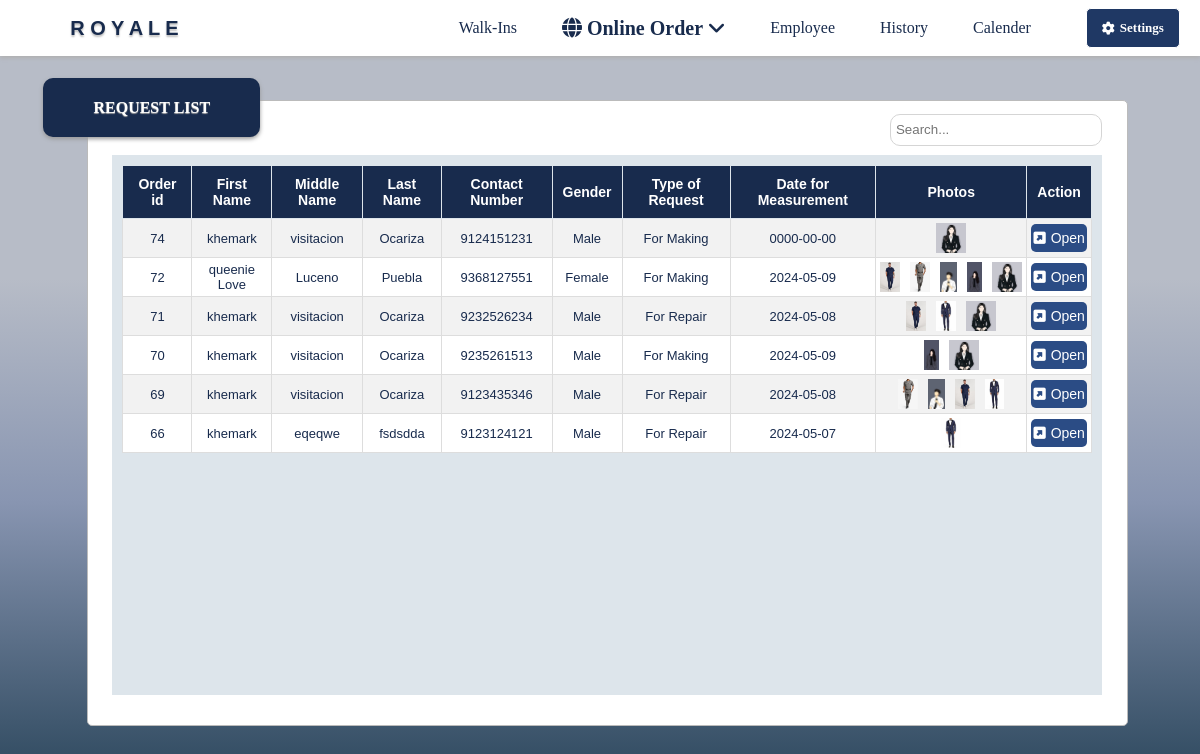
Page /trash/onlineOrder/requestlist.php on the committed database.
### tables this page shows
CREATE TABLE `royale_orders_tbl` (
  `order_id` int(11) NOT NULL,
  `status` varchar(50) NOT NULL,
  `req_fname` varchar(255) NOT NULL,
  `req_mname` varchar(255) NOT NULL,
  `req_lname` varchar(255) NOT NULL,
  `req_contact` bigint(11) NOT NULL,
  `req_address` varchar(255) NOT NULL,
  `req_gender` varchar(50) NOT NULL,
  `req_type` varchar(50) NOT NULL,
  `req_date` date NOT NULL,
  `add_info` varchar(1000) NOT NULL,
  `photo` varchar(255) NOT NULL,
  `deadline` date NOT NULL,
  `assigned_emp` varchar(255) NOT NULL,
  `price` bigint(255) NOT NULL,
  `measurements` varchar(9999) NOT NULL,
  `fee` bigint(255) NOT NULL,
  `payment` bigint(255) NOT NULL,
  `balance` bigint(255) NOT NULL,
  `dateTime1` datetime NOT NULL,
  `new_payment` bigint(255) NOT NULL,
  `new_balance` bigint(255) NOT NULL,
  `dateTime2` datetime NOT NULL,
  `refund` bigint(255) NOT NULL
);

### trash/onlineOrder/requestlist.php (the view, shortened to what this page needs)
<?php
include ('dbconnect.php');
?>
<!DOCTYPE html>
<html lang="en">
<head>
    <link href="../../fontawesome/css/fontawesome.css" rel="stylesheet" />
    <link href="../../fontawesome/css/brands.css" rel="stylesheet" />
    <link href="../../fontawesome/css/solid.css" rel="stylesheet" />
    <link rel="stylesheet" href="css/requestlist.css?v=<?php echo time(); ?>">
    <link rel="stylesheet" href="css/header.css?v=<?php echo time(); ?>">
    <link rel="stylesheet" href="css/fullscreen.css?v=<?php echo time(); ?>">
</head>
<body>
    <div class="navbar-container">
        <nav class="navbar">
            <a class="logoLabel">R O Y A L E</a>
            <ul>
                <li><a href="#">Walk-Ins</a></li>
                <li class="dropdown">
                    <a href="requestlist.php" class="bold-text"><i class="fas fa-globe flipping-icon"></i> Online Order
                        <i class="fa-solid fa-angle-down"></i></a>
                <li><a href="#">Employee</a></li>
                <li><a href="#">History</a></li>
                <li><a href="#">Calender</a></li>
                <a class="settings-btn" href="../settings/settings.php"><i class="fa-solid fa-gear"  id="rotate-icon"></i> Settings</a>
            </ul>
        </nav>
    </div>
    <div class="container">
        <div class="header-text"><label for="">REQUEST LIST</label></div>
        <div class="middle-content">
            <div class="search-holder">
                <div class="search"><input type="text" id="search" name="search" placeholder="Search..."></div>
            </div>
            <div class="table-holder">
                <table>
                    <tr>
                        <th>Order id</th>
                        <th>First Name</th>
                        <th>Middle Name</th>
                        <th>Last Name</th>
                        <th>Contact Number</th>
                        <th>Gender</th>
                        <th>Type of Request</th>
                        <th>Date for Measurement</th>
                        <th>Photos</th>
                        <th>Action</th>
                    </tr>
                    <?php $fetchdata = "SELECT * FROM royale_orders_tbl WHERE status='request' ORDER BY order_id DESC";
                    $result = mysqli_query($con, $fetchdata);
                    while ($row = mysqli_fetch_assoc($result)) {
                        $id = $row['order_id'];
                        $reqfname = $row['req_fname'];
                        $reqmname = $row['req_mname'];
                        $reqlname = $row['req_lname'];
                        $reqcontact = $row['req_contact'];
                        $reqgender = $row['req_gender'];
                        $reqtype = $row['req_type'];
                        $reqdate = $row['req_date'];
                        $imageNamesSerialized = $row['photo'];
                        $imageNames = unserialize($imageNamesSerialized);
                        ?>
                        <tr>
                            <td><?php echo $id ?></td>
                            <td><?php echo $reqfname ?></td>
                            <td><?php echo $reqmname ?></td>
                            <td><?php echo $reqlname ?></td>
                            <td><?php echo $reqcontact ?></td>
                            <td><?php echo $reqgender ?></td>
                            <td><?php echo $reqtype ?></td>
                            <td><?php echo $reqdate ?></td>
                            <td>
                                <div class="table-photo">
                                    <?php foreach ($imageNames as $imageName) {
                                        echo "<img src='../$imageName' alt='Image'  onclick='openFullscreen(this)'> ";
                                    }
                                    ?>
                                </div>
                            </td>
                            <td class="button-holder">
                                <a class="open-btn" href="view_request.php?manage_id=<?php echo $id; ?>"><i
                                        class="fa-solid fa-square-up-right"></i> Open</a>
                            </td>
                        </tr>
                    <?php } ?>
                </table>
            </div>
        </div>
    </div>
</body>
</html>

### trash/onlineOrder/css/requestlist.css (style rules this page uses)
.container { height: 93vh; background: linear-gradient(360deg, rgb(17, 51, 79) 0.5%, rgb(51, 77, 99) 5%, rgb(136, 149, 177) 40%, rgb(183, 188, 199) 70%); display: grid; grid-template-columns: 0.15fr 0.15fr 0.30fr 0.30fr 3fr 0.25fr; grid-template-rows: 0.15fr 0.15fr 0.25fr 4fr 0.5fr; }
.header-text { grid-column-start: 2; grid-column-end: 5; grid-row-start: 2; grid-row-end: 4; background-color: #182B4D; border-radius: 10px; display: flex; align-items: center; justify-content: center; box-shadow: 0 2px 4px rgb(152, 152, 152); z-index: 3; }
.header-text label { font-weight: bold; font-size: 16px; text-shadow: 0 1px 1px rgb(166, 166, 166); font-family: Cambria, Cochin, Georgia, Times, 'Times New Roman', serif; color: white; }
.middle-content { grid-column-start: 3; grid-column-end: 6; grid-row-start: 3; grid-row-end: 5; background-color: white; border-radius: 5px; border: 1px solid rgb(187, 187, 187); display: grid; grid-template-columns: 0.1fr 4fr 0.1fr; grid-template-rows: 0.03fr 0.15fr 0.02fr 2fr 0.1fr; }
.search-holder { grid-column-start: 2; grid-column-end: 3; grid-row-start: 2; grid-row-end: 3; margin-left: 200px; }
.search-holder .search { height: 100%; display: flex; justify-content: flex-end; align-items: center; }
.search-holder .search input { width: 200px; height: 20px; padding: 5px; border-radius: 10px; border: 1px solid rgb(213, 213, 213); }
.table-holder { grid-column-start: 2; grid-column-end: 3; grid-row-start: 4; grid-row-end: 5; background-color: rgb(221, 229, 235); height: 65vh; overflow-y: scroll; margin: 0; padding: 10px; }
table { border-collapse: collapse; width: 100%; margin: 0; padding: 0; background-color: white; top: 0; }
table th { border: 1px solid rgb(221, 229, 235); padding:10px; font-weight: bold; font-size: 14px; color: white; top: 0; position: -webkit-sticky; position: sticky; z-index: 1; background-color: #182B4D; }
table td { border: 1px solid #ddd; padding: 4px; font-size: 13px; color: #182B4D; text-align: center; }
table tr:nth-child(even) { background-color: #f2f2f2; }
.table-photo { display: flex; justify-content: center; align-items: center; gap: 10px; }
.table-photo img { max-height: 30px; width: auto; cursor: pointer; }
td .open-btn { padding-top: 6px; padding-bottom: 6px; padding-left: 0; padding-right: 0; text-decoration: none; display: flex; justify-content: center; align-items: center; color: white; background-color: #2b4c85; border-radius: 5px; gap: 5px; font-size: 14px; }

### trash/onlineOrder/css/header.css (style rules this page uses)
* { margin: 0; padding: 0; font-family: 'Trebuchet MS', 'Lucida Sans Unicode', 'Lucida Grande', 'Lucida Sans', Arial, sans-serif; }
body { height: 100vh; }
.navbar-container { top: 0; position: -webkit-sticky; position: sticky; z-index: 2; }
.navbar { height: 7vh; display: flex; justify-content: center; background-color:white; box-shadow: 0 2px 4px #b0b0b0; gap: 10px; }
.navbar ul { display: flex; list-style-type: none; margin: 0; padding: 0; gap: 5px; }
nav ul li { display: flex; align-items: center; }
nav ul li a { display: block; padding: 10px; text-decoration: none; color: #000; font-family: Cambria, Cochin, Georgia, Times, 'Times New Roman', serif; }
.navbar .logoLabel { font-weight: bold; color: #182B4D; display: flex; justify-content: center; align-items: center; font-size: 20px; margin-right: 200px; text-shadow: 0 2px 2px #bebebe; }
.navbar li a { padding-left: 20px; padding-right: 20px; background-color: white; color: #182B4D; }
.navbar a { text-decoration: none; color: #333; padding-left: 50px; padding-right: 50px; color: black; }
.navbar .settings-btn { font-size: 13px; padding: 7px; padding-left:15px; padding-right: 15px; margin-top: 8px; margin-bottom: 8px; font-weight: bold; border-radius: 5px; margin-left: 30px; background-color: #1f3864; border: 1px solid white; color: white; cursor: pointer; display: flex; justify-content: center; align-items: center; gap: 5px; font-family: Cambria, Cochin, Georgia, Times, 'Times New Roman', serif; }
.navbar .bold-text { font-size: 20px; font-weight: bold; }
.flipping-icon { transform: perspective(400px) rotateY(0); transition: transform 0.5s; }

### rows in the picture
royale_orders_tbl: order_id "74", req_fname "khemark", req_mname "visitacion", req_lname "Ocariza", req_contact "9124151231", req_gender "Male", req_type "For Making", req_date "0000-00-00"
royale_orders_tbl: order_id "72", req_fname "queenie Love", req_mname "Luceno", req_lname "Puebla", req_contact "9368127551", req_gender "Female", req_type "For Making", req_date "2024-05-09"
royale_orders_tbl: order_id "71", req_fname "khemark", req_mname "visitacion", req_lname "Ocariza", req_contact "9232526234", req_gender "Male", req_type "For Repair", req_date "2024-05-08"
royale_orders_tbl: order_id "70", req_fname "khemark", req_mname "visitacion", req_lname "Ocariza", req_contact "9235261513", req_gender "Male", req_type "For Making", req_date "2024-05-09"
royale_orders_tbl: order_id "69", req_fname "khemark", req_mname "visitacion", req_lname "Ocariza", req_contact "9123435346", req_gender "Male", req_type "For Repair", req_date "2024-05-08"
royale_orders_tbl: order_id "66", req_fname "khemark", req_mname "eqeqwe", req_lname "fsdsdda", req_contact "9123124121", req_gender "Male", req_type "For Repair", req_date "2024-05-07"
